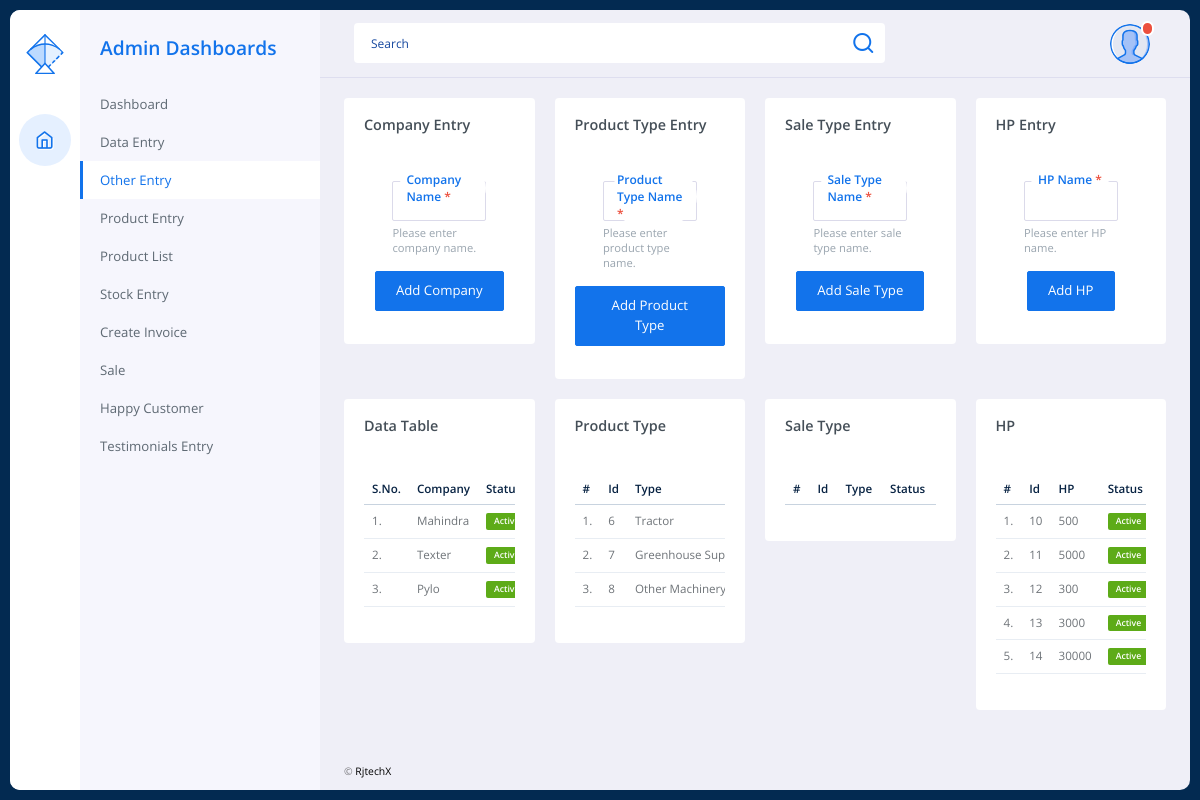
The app's page /tractorAdmin/other_entry.php (signed in) with its own data.
### tables this page shows
CREATE TABLE IF NOT EXISTS `machinecompanytable` (
  `company_id` int NOT NULL AUTO_INCREMENT,
  `name` varchar(100) NOT NULL,
  `activeStatus` char(1) NOT NULL,
  `createdTime` timestamp NOT NULL DEFAULT CURRENT_TIMESTAMP ON UPDATE CURRENT_TIMESTAMP,
  `createdBy` bigint NOT NULL,
  PRIMARY KEY (`company_id`)
);

CREATE TABLE IF NOT EXISTS `mproducttypename` (
  `product_type_id` int NOT NULL AUTO_INCREMENT,
  `name` varchar(100) NOT NULL,
  `activeStatus` char(1) NOT NULL,
  `createdBy` int NOT NULL,
  `createdTime` timestamp NOT NULL DEFAULT CURRENT_TIMESTAMP ON UPDATE CURRENT_TIMESTAMP,
  PRIMARY KEY (`product_type_id`)
);

CREATE TABLE IF NOT EXISTS `mhp_table` (
  `hp_id` int NOT NULL AUTO_INCREMENT,
  `hp_name` varchar(100) NOT NULL,
  `activeStatus` char(1) NOT NULL,
  `createdBy` int NOT NULL,
  `createdTime` timestamp NOT NULL DEFAULT CURRENT_TIMESTAMP ON UPDATE CURRENT_TIMESTAMP,
  PRIMARY KEY (`hp_id`)
);

### tractorAdmin/other_entry.php (the view, shortened to what the rows shown need)
<?php session_start();
include 'headerAdmin/head.php';
if (isset($_SESSION["user"])) {
?>
<!doctype html>
<html lang="en">
<head>
    <?php
    include 'headerAdmin/conn.php';
    ?>
</head>
<body>
    <div class="page-wrapper">
        <div class="main-container">
            <div class="content-wrapper-scroll">
                <div class="content-wrapper">
                    <div class="row gutters">
                        <div class="col-xl-3 col-lg-6 col-md-6 col-sm-6 col-12">
                            <div class="card">
                                <div class="card-body">
                                    <div class="table-responsive">
                                        <table class="table custom-table">
                                            <thead>
                                            <tr>
                                                <th>S.No.</th>
                                                <th>Company</th>
                                                <th>Status</th>
                                            </tr>
                                            </thead>
                                            <tbody>
                                            <?php
                                            $query = "SELECT * FROM `machinecompanytable` -- where activeStatus = 'Y'";
                                            $result = mysqli_query($conn, $query);
                                            $sno = 1;
                                            while ($row = mysqli_fetch_array($result)) {
                                            ?>
                                                <tr>
                                                    <td>
                                                        <?php echo $sno; ?>.
                                                    </td>
                                                    <td>
                                                        <?php echo $row['name']; ?>
                                                    </td>
                                                    <td>
                                                        <?php if ($row['activeStatus'] == "Y") { ?>
                                                            <a href="function/model-status.php?status=<?php echo $row['activeStatus'] ?>&company_id=<?php echo $row['company_id'] ?>" class="badge bg-success" onclick="return checkDeactivate()">Active</a>
                                                        <?php } else { ?>
                                                            <a href="function/model-status.php?status=<?php echo $row['activeStatus'] ?>&company_id=<?php echo $row['company_id'] ?>" class="badge bg-danger" onclick="return checkActivate()">InActive</a>
                                                        <?php } ?>
                                                    </td>
                                                </tr>
                                            <?php
                                                $sno = $sno + 1;
                                            } ?>
                                             </tbody>
                                        </table>
                                    </div>
                                </div>
                            </div>
                        </div>
                        <div class="col-xl-3 col-lg-6 col-md-6 col-sm-6 col-12">
                            <div class="card">
                                <div class="card-body">
                                    <div class="table-responsive">
                                        <table class="table">
                                            <thead>
                                                <tr>
                                                    <th scope="col">#</th>
                                                    <th scope="col">Id</th>
                                                    <th scope="col">Type</th>
                                                </tr>
                                            </thead>
                                            <tbody>
                                                <?php
                                                $query = "SELECT product_type_id,name as productType,activeStatus FROM `mproductTypeName`
                                                WHERE --activeStatus = 'Y'";
                                                $result = mysqli_query($conn, $query);
                                                $sno = 1;
                                                while ($row = mysqli_fetch_array($result)) {
                                                ?>
                                                    <tr>
                                                        <td>
                                                            <?php echo $sno; ?>.
                                                        </td>
                                                        <td>
                                                            <?php echo $row['product_type_id']; ?>
                                                        </td>
                                                        <td>
                                                            <?php echo $row['productType']; ?>
                                                        </td>
                                                    </tr>
                                                <?php
                                                    $sno = $sno + 1;
                                                } ?>
                                            </tbody>
                                        </table>
                                    </div>
                                </div>
                            </div>
                        </div>
                        <div class="col-xl-3 col-lg-6 col-md-6 col-sm-6 col-12">
                            <div class="card">
                                <div class="card-body">
                                    <div class="table-responsive">
                                        <table class="table">
                                            <thead>
                                                <tr>
                                                    <th scope="col">#</th>
                                                    <th scope="col">Id</th>
                                                    <th scope="col">Type</th>
                                                    <th scope="col">Status</th>
                                                </tr>
                                            </thead>
                                        </table>
                                    </div>
                                </div>
                            </div>
                        </div>
                        <div class="col-xl-3 col-lg-6 col-md-6 col-sm-6 col-12">
                            <div class="card">
                                <div class="card-body">
                                    <div class="table-responsive">
                                        <table class="table">
                                            <thead>
                                                <tr>
                                                    <th scope="col">#</th>
                                                    <th scope="col">Id</th>
                                                    <th scope="col">HP</th>
                                                    <th scope="col">Status</th>
                                                </tr>
                                            </thead>
                                            <tbody>
                                                <?php
                                                $query = "SELECT hp_id,hp_name as hptype,activeStatus FROM `mhp_table`
                                                WHERE --activeStatus = 'Y'";
                                                $result = mysqli_query($conn, $query);
                                                $sno = 1;
                                                while ($row = mysqli_fetch_array($result)) {
                                                ?>
                                                    <tr>
                                                        <td>
                                                            <?php echo $sno; ?>.
                                                        </td>
                                                        <td>
                                                            <?php echo $row['hp_id']; ?>
                                                        </td>
                                                        <td>
                                                            <?php echo $row['hptype']; ?>
                                                        </td>
                                                        <td>
                                                            <?php if ($row['activeStatus'] == "Y") { ?>
                                                                <a href="function/product-sale-status.php?isFrom=hp&status=<?php echo $row['activeStatus'] ?>&proSale_id=<?php echo $row['hp_id'] ?>" class="badge bg-success" onclick="return checkDeactivate()">Active</a>
                                                            <?php } else { ?>
                                                                <a href="function/product-sale-status.php?isFrom=hp&status=<?php echo $row['activeStatus'] ?>&proSale_id=<?php echo $row['hp_id'] ?>" class="badge bg-danger" onclick="return checkActivate()">InActive</a>
                                                            <?php } ?>
                                                        </td>
                                                    </tr>
                                                <?php
                                                    $sno = $sno + 1;
                                                } ?>
                                            </tbody>
                                        </table>
                                    </div>
                                </div>
                            </div>
                        </div>
                    </div>
                </div>
            </div>
        </div>
    </div>
</body>
</html>
<?php
} else {
    header("Location:login.php");
}
?>

### records on screen
machinecompanytable: name "Mahindra"
machinecompanytable: name "Texter"
machinecompanytable: name "Pylo"
mproducttypename: product_type_id "6", name "Tractor"
mproducttypename: product_type_id "7", name "Greenhouse…"
mproducttypename: product_type_id "8", name "Other Machinery"
mhp_table: hp_id "10", hp_name "500"
mhp_table: hp_id "11", hp_name "5000"
mhp_table: hp_id "12", hp_name "300"
mhp_table: hp_id "13", hp_name "3000"
mhp_table: hp_id "14", hp_name "30000"
